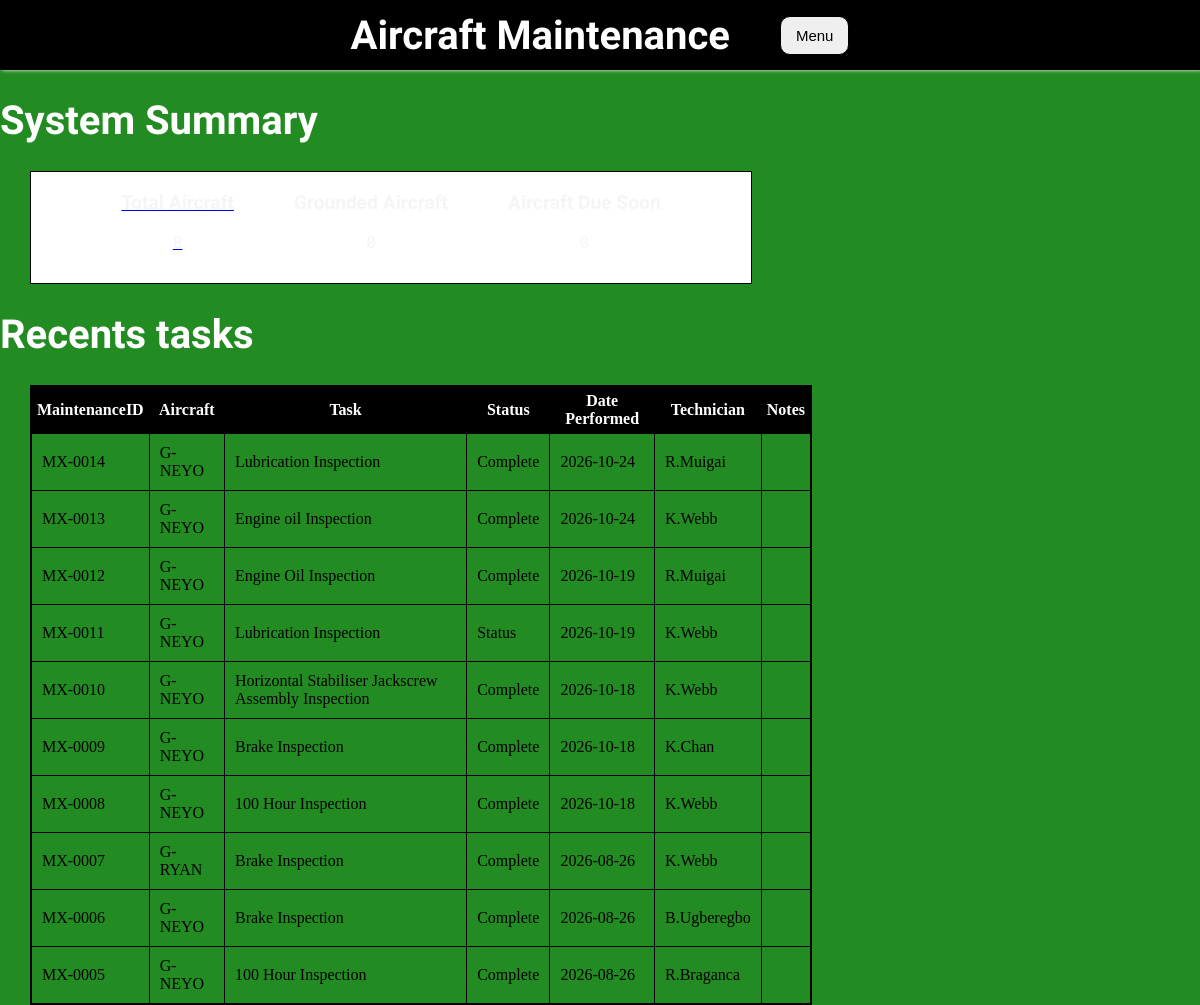
Before: / with the older database file.
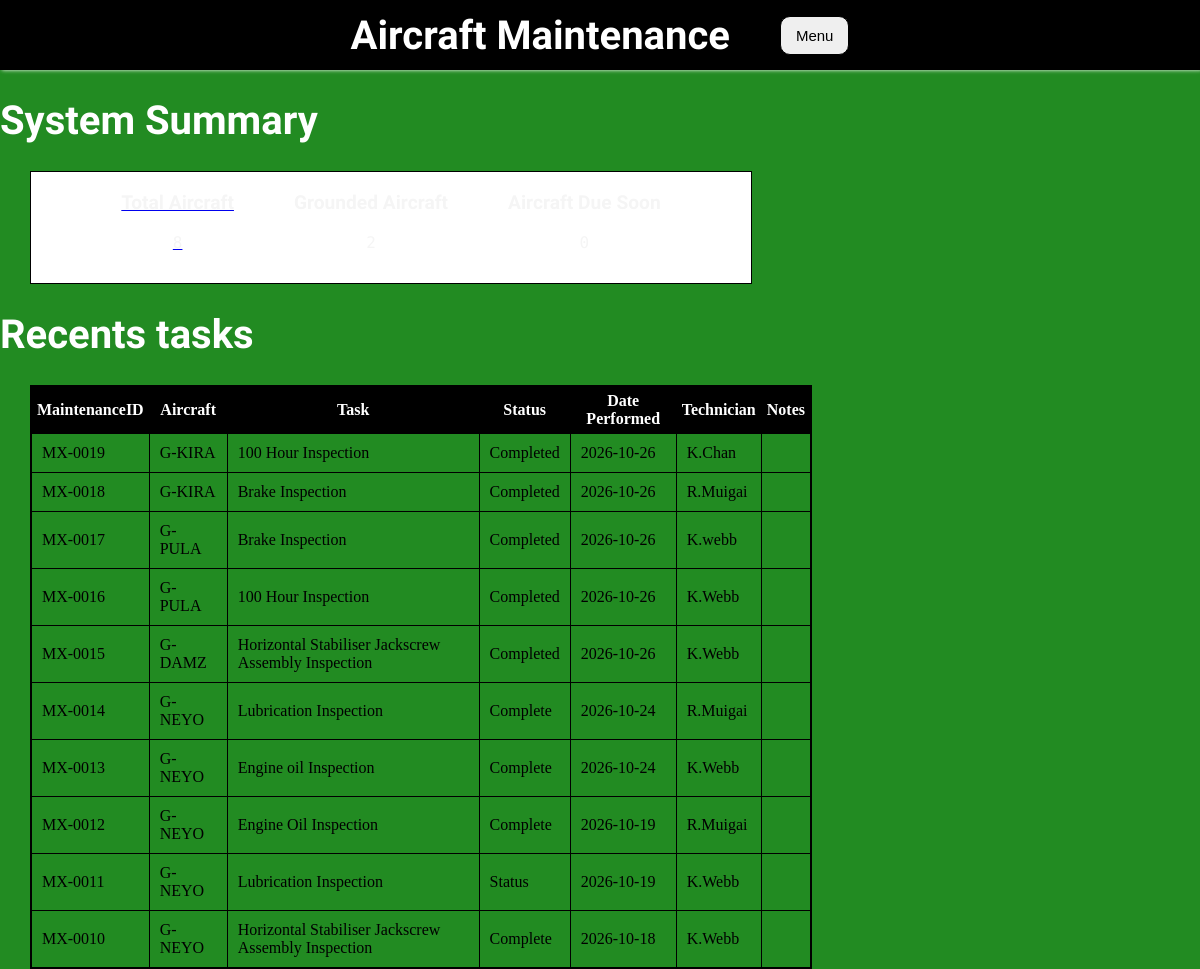
After: the same page with the newer database file.
### tables this page shows
CREATE TABLE Maintenance(
        MaintenanceID TEXT PRIMARY KEY,
        Registration TEXT,
        Task TEXT,
        Status TEXT,
        DatePerformed TEXT,
        Technician TEXT,
        Notes TEXT,
        FOREIGN KEY (Registration) REFERENCES Aircraft(Registration));

### app.py (the view)
@app.route("/") #This route is for the home page
def home():
  with sqlite3.connect("aircrafts.db") as conn:
    conn.row_factory = sqlite3.Row
    cursor = conn.cursor()
    cursor.execute("SELECT COUNT(*) FROM Aircraft")
    total_aircraft = cursor.fetchone()[0]
    cursor.execute("SELECT COUNT(*) FROM Aircraft WHERE Status ='Grounded'")
    grounded_Aircraft = cursor.fetchone()[0]
    cursor.execute("SELECT * FROM Maintenance ORDER BY rowid DESC LIMIT 10")
    recentTasks = cursor.fetchall()
    return render_template(
      "home.htm",
      total_aircraft=total_aircraft,
      grounded_Aircraft=grounded_Aircraft,
      recentTasks=recentTasks
    )

### templates/home.htm (shortened to what this page needs)
<!DOCTYPE html>
<html lang="en">
<head>
<link rel="stylesheet" href="{{ url_for('static', filename='home.css') }}">
</head>
<body>
    <div class = "navbar">
        <h1>Aircraft Maintenance</h1>
        <div class="dropdown">
            <button>Menu</button>
        </div>
    </div>
        <h1> System Summary</h1>
    <div class="overview">
       <a href="{{ url_for('aircraft')}}" class="card-a"> <div >
            <p class="head">Total Aircraft</p>
            <p class="info">{{ total_aircraft }}</p>
        </div></a>
        <div class="card-a">
            <p class="head"> Grounded Aircraft</p>
            <p class="info">{{ grounded_Aircraft }}</p>
        </div>
        <div class="card-a">
            <p class="head">Aircraft Due Soon</p>
            <p class="info">0</p>
        </div>
    </div>
    <div class="recent-tasks">
        <h1>Recents tasks </h1>
        <div class="table-data">
        <table >
            <tr class="table-head">
                <th>MaintenanceID</th>
                <th>Aircraft</th>
                <th>Task</th>
                <th>Status</th>
                <th>Date Performed</th>
                <th>Technician</th>
                <th>Notes</th>
            </tr>
            {% for task in recentTasks %}
            <tr>
                <td>{{ task['MaintenanceID'] }}</td>
                <td>{{ task['Registration'] }}</td>
                <td>{{ task['Task'] }}</td>
                <td>{{ task['Status'] }}</td>
                <td>{{ task['DatePerformed'] }}</td>
                <td>{{ task['Technician'] }}</td>
                <td>{{ task['Note'] }}</td>
            </tr>
            {% endfor %}
        </table>
        </div>
    </div>
</body>
</html>

Changed rows visible on the page:
no longer on this page (row unchanged): Maintenance: MaintenanceID "MX-0009", Registration "G-NEYO", Task "Brake Inspection", Status "Complete", DatePerformed "2026-10-18", Technician "K.Chan"
no longer on this page (row unchanged): Maintenance: MaintenanceID "MX-0008", Registration "G-NEYO", Task "100 Hour Inspection", Status "Complete", DatePerformed "2026-10-18", Technician "K.Webb"
no longer on this page (row unchanged): Maintenance: MaintenanceID "MX-0007", Registration "G-RYAN", Task "Brake Inspection", Status "Complete", DatePerformed "2026-08-26", Technician "K.Webb"
no longer on this page (row unchanged): Maintenance: MaintenanceID "MX-0006", Registration "G-NEYO", Task "Brake Inspection", Status "Complete", DatePerformed "2026-08-26", Technician "B.Ugberegbo"
no longer on this page (row unchanged): Maintenance: MaintenanceID "MX-0005", Registration "G-NEYO", Task "100 Hour Inspection", Status "Complete", DatePerformed "2026-08-26", Technician "R.Braganca"
added Maintenance: MaintenanceID "MX-0019", Registration "G-KIRA", Task "100 Hour Inspection", Status "Completed", DatePerformed "2026-10-26", Technician "K.Chan"
added Maintenance: MaintenanceID "MX-0018", Registration "G-KIRA", Task "Brake Inspection", Status "Completed", DatePerformed "2026-10-26", Technician "R.Muigai"
added Maintenance: MaintenanceID "MX-0017", Registration "G-PULA", Task "Brake Inspection", Status "Completed", DatePerformed "2026-10-26", Technician "K.webb"
added Maintenance: MaintenanceID "MX-0016", Registration "G-PULA", Task "100 Hour Inspection", Status "Completed", DatePerformed "2026-10-26", Technician "K.Webb"
added Maintenance: MaintenanceID "MX-0015", Registration "G-DAMZ", Task "Horizontal Stabiliser Jackscrew Assembly Inspection", Status "Completed", DatePerformed "2026-10-26", Technician "K.Webb"
